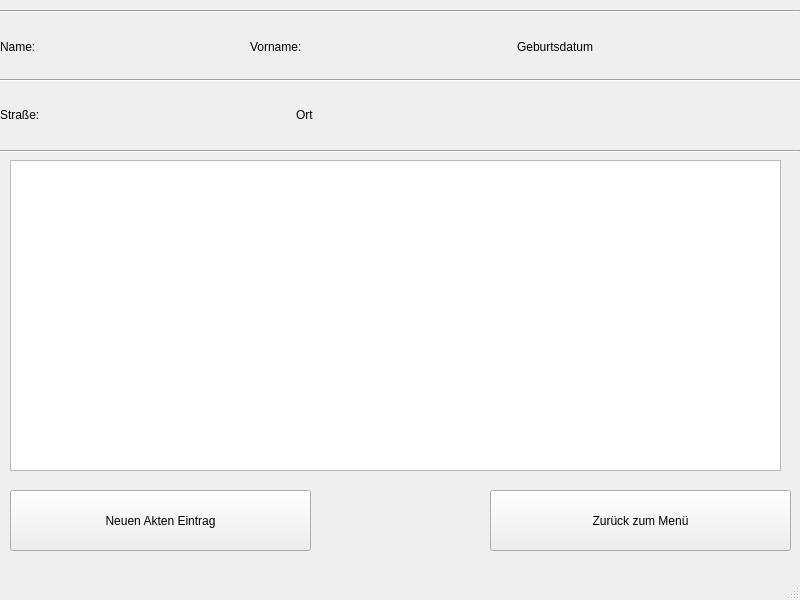
<?xml version="1.0" encoding="UTF-8"?>
<ui version="4.0">
 <class>partient</class>
 <widget class="QMainWindow" name="partient">
  <property name="geometry">
   <rect>
    <x>0</x>
    <y>0</y>
    <width>800</width>
    <height>600</height>
   </rect>
  </property>
  <property name="windowTitle">
   <string>MainWindow</string>
  </property>
  <widget class="QWidget" name="centralwidget">
   <widget class="Line" name="line">
    <property name="geometry">
     <rect>
      <x>0</x>
      <y>150</y>
      <width>800</width>
      <height>3</height>
     </rect>
    </property>
    <property name="orientation">
     <enum>Qt::Horizontal</enum>
    </property>
   </widget>
   <widget class="QWidget" name="verticalLayoutWidget">
    <property name="geometry">
     <rect>
      <x>0</x>
      <y>20</y>
      <width>801</width>
      <height>121</height>
     </rect>
    </property>
    <layout class="QVBoxLayout" name="verticalLayout">
     <item>
      <layout class="QHBoxLayout" name="horizontalLayout">
       <item>
        <widget class="QLabel" name="label">
         <property name="text">
          <string>Name:</string>
         </property>
        </widget>
       </item>
       <item>
        <widget class="QLabel" name="name">
         <property name="text">
          <string>&lt;name&gt;</string>
         </property>
        </widget>
       </item>
       <item>
        <spacer name="horizontalSpacer_2">
         <property name="orientation">
          <enum>Qt::Horizontal</enum>
         </property>
         <property name="sizeHint" stdset="0">
          <size>
           <width>40</width>
           <height>20</height>
          </size>
         </property>
        </spacer>
       </item>
       <item>
        <widget class="QLabel" name="label_3">
         <property name="text">
          <string>Vorname:</string>
         </property>
        </widget>
       </item>
       <item>
        <widget class="QLabel" name="vorname">
         <property name="text">
          <string>&lt;vorname&gt;</string>
         </property>
        </widget>
       </item>
       <item>
        <spacer name="horizontalSpacer_3">
         <property name="orientation">
          <enum>Qt::Horizontal</enum>
         </property>
         <property name="sizeHint" stdset="0">
          <size>
           <width>40</width>
           <height>20</height>
          </size>
         </property>
        </spacer>
       </item>
       <item>
        <widget class="QLabel" name="label_5">
         <property name="text">
          <string>Geburtsdatum</string>
         </property>
        </widget>
       </item>
       <item>
        <widget class="QLabel" name="gebdat">
         <property name="text">
          <string>&lt;gebdat&gt;</string>
         </property>
        </widget>
       </item>
       <item>
        <spacer name="horizontalSpacer_4">
         <property name="orientation">
          <enum>Qt::Horizontal</enum>
         </property>
         <property name="sizeHint" stdset="0">
          <size>
           <width>40</width>
           <height>20</height>
          </size>
         </property>
        </spacer>
       </item>
      </layout>
     </item>
     <item>
      <widget class="Line" name="line_2">
       <property name="orientation">
        <enum>Qt::Horizontal</enum>
       </property>
      </widget>
     </item>
     <item>
      <layout class="QHBoxLayout" name="horizontalLayout_2">
       <item>
        <widget class="QLabel" name="label_7">
         <property name="text">
          <string>Straße:</string>
         </property>
        </widget>
       </item>
       <item>
        <widget class="QLabel" name="stra">
         <property name="text">
          <string>&lt;straße+hausnr&gt;</string>
         </property>
        </widget>
       </item>
       <item>
        <spacer name="horizontalSpacer">
         <property name="orientation">
          <enum>Qt::Horizontal</enum>
         </property>
         <property name="sizeHint" stdset="0">
          <size>
           <width>40</width>
           <height>20</height>
          </size>
         </property>
        </spacer>
       </item>
       <item>
        <widget class="QLabel" name="label_9">
         <property name="text">
          <string>Ort</string>
         </property>
        </widget>
       </item>
       <item>
        <widget class="QLabel" name="ort">
         <property name="text">
          <string>&lt;plz+ort&gt;</string>
         </property>
        </widget>
       </item>
       <item>
        <spacer name="horizontalSpacer_5">
         <property name="orientation">
          <enum>Qt::Horizontal</enum>
         </property>
         <property name="sizeHint" stdset="0">
          <size>
           <width>40</width>
           <height>20</height>
          </size>
         </property>
        </spacer>
       </item>
       <item>
        <spacer name="horizontalSpacer_6">
         <property name="orientation">
          <enum>Qt::Horizontal</enum>
         </property>
         <property name="sizeHint" stdset="0">
          <size>
           <width>40</width>
           <height>20</height>
          </size>
         </property>
        </spacer>
       </item>
      </layout>
     </item>
    </layout>
   </widget>
   <widget class="Line" name="line_3">
    <property name="geometry">
     <rect>
      <x>0</x>
      <y>10</y>
      <width>800</width>
      <height>3</height>
     </rect>
    </property>
    <property name="orientation">
     <enum>Qt::Horizontal</enum>
    </property>
   </widget>
   <widget class="QPushButton" name="exit">
    <property name="geometry">
     <rect>
      <x>490</x>
      <y>490</y>
      <width>301</width>
      <height>61</height>
     </rect>
    </property>
    <property name="text">
     <string>Zurück zum Menü</string>
    </property>
   </widget>
   <widget class="QPushButton" name="add">
    <property name="geometry">
     <rect>
      <x>10</x>
      <y>490</y>
      <width>301</width>
      <height>61</height>
     </rect>
    </property>
    <property name="text">
     <string>Neuen Akten Eintrag</string>
    </property>
   </widget>
   <widget class="QPlainTextEdit" name="akte_out">
    <property name="geometry">
     <rect>
      <x>10</x>
      <y>160</y>
      <width>771</width>
      <height>311</height>
     </rect>
    </property>
    <property name="readOnly">
     <bool>true</bool>
    </property>
   </widget>
  </widget>
  <widget class="QMenuBar" name="menubar">
   <property name="geometry">
    <rect>
     <x>0</x>
     <y>0</y>
     <width>800</width>
     <height>22</height>
    </rect>
   </property>
  </widget>
  <widget class="QStatusBar" name="statusbar"/>
 </widget>
 <resources/>
 <connections/>
</ui>
